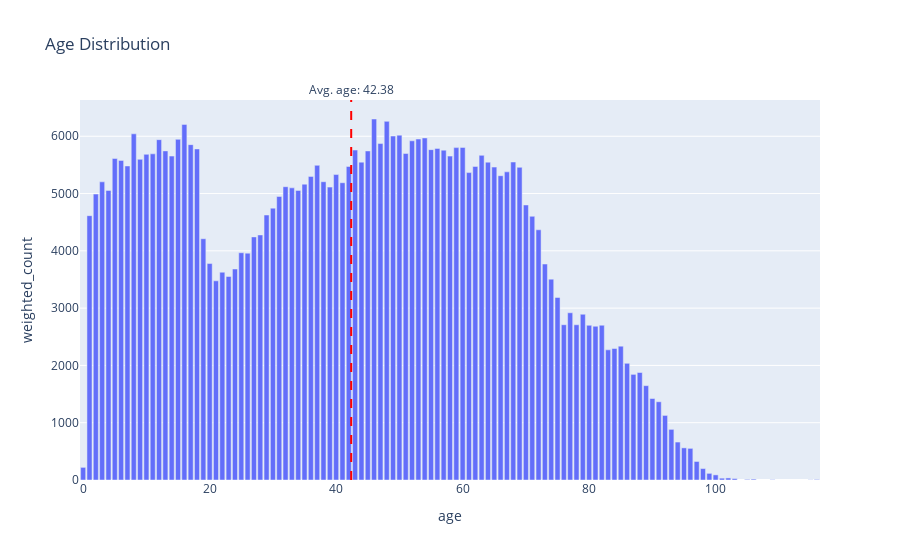

Source (notebook cell):
### Markdown cell above
### Plot the age distribution of the persons living in the department. Indicate the average age of persons living in the territory.

### Code cell
weighted_counts = (
    df_census.groupby("age")["weight"]
    .sum()
    .reset_index()
    .rename(columns={"weight": "weighted_count"})
)

weighted_avg_age = (
    weighted_counts["age"] * weighted_counts["weighted_count"]
).sum() / weighted_counts["weighted_count"].sum()

fig = px.bar(
    weighted_counts,
    x="age",
    y="weighted_count",
    title="Age Distribution",
)
fig.add_vline(
    x=weighted_avg_age,
    line_dash="dash",
    line_color="red",
    annotation_text=f"Avg. age: {weighted_avg_age:.2f}",
    annotation_position="top",
)
fig.show()

print(f"Avg. age: {weighted_avg_age:.2f}")

### Figure 1 — Plotly figure (JSON) as saved in the notebook; plotly's stock layout.template omitted (floating-point values rounded to 4 significant figures)
{"data": [{"alignmentgroup": "True", "hovertemplate": "age=%{x}<br>weighted_count=%{y}<extra></extra>", "legendgroup": "", "marker": {"color": "#636efa", "pattern": {"shape": ""}}, "name": "", "offsetgroup": "", "orientation": "v", "showlegend": false, "textposition": "auto", "type": "bar", "x": [0, 1, 2, 3, 4, 5, 6, 7, 8, 9, 10, 11, 12, 13, 14, 15, 16, 17, 18, 19, 20, 21, 22, 23, 24, 25, 26, 27, 28, 29, 30, 31, 32, 33, 34, 35, 36, 37, 38, 39, 40, 41, 42, 43, 44, 45, 46, 47, 48, 49, 50, 51, 52, 53, 54, 55, 56, 57, 58, 59, 60, 61, 62, 63, 64, 65, 66, 67, 68, 69, 70, 71, 72, 73, 74, 75, 76, 77, 78, 79, 80, 81, 82, 83, 84, 85, 86, 87, 88, 89, 90, 91, 92, 93, 94, 95, 96, 97, 98, 99, 100, 101, 102, 103, 105, 106, 109, 115, 116], "xaxis": "x", "y": [220.4, 4614.0, 4991.0, 5204.0, 5055.0, 5612.0, 5579.0, 5482.0, 6042.0, 5597.0, 5685.0, 5693.0, 5941.0, 5744.0, 5654.0, 5946.0, 6207.0, 5854.0, 5779.0, 4211.0, 3778.0, 3476.0, 3627.0, 3552.0, 3683.0, 3967.0, 3960.0, 4243.0, 4278.0, 4625.0, 4745.0, 4949.0, 5120.0, 5099.0, 5055.0, 5164.0, 5299.0, 5493.0, 5206.0, 5112.0, 5331.0, 5189.0, 5473.0, 5759.0, 5548.0, 5744.0, 6301.0, 5872.0, 6260.0, 6004.0, 6019.0, 5699.0, 5921.0, 5952.0, 5970.0, 5766.0, 5788.0, 5758.0, 5653.0, 5802.0, 5805.0, 5366.0, 5473.0, 5666.0, 5548.0, 5462.0, 5311.0, 5378.0, 5550.0, 5458.0, 4801.0, 4603.0, 4367.0, 3770.0, 3506.0, 3186.0, 2710.0, 2919.0, 2709.0, 2893.0, 2700.0, 2684.0, 2701.0, 2272.0, 2295.0, 2337.0, 2037.0, 1844.0, 1876.0, 1647.0, 1422.0, 1366.0, 1127.0, 883.7, 662.2, 560.9, 552.1, 323.5, 199.3, 116.1, 89.24, 31.78, 35.92, 25.36, 10.0, 15.31, 5.0, 3.006, 8.949], "yaxis": "y"}], "layout": {"annotations": [{"showarrow": false, "text": "Avg. age: 42.38", "x": 42.38, "xanchor": "center", "xref": "x", "y": 1, "yanchor": "bottom", "yref": "y domain"}], "barmode": "relative", "legend": {"tracegroupgap": 0}, "shapes": [{"line": {"color": "red", "dash": "dash"}, "type": "line", "x0": 42.38, "x1": 42.38, "xref": "x", "y0": 0, "y1": 1, "yref": "y domain"}], "title": {"text": "Age Distribution"}, "xaxis": {"anchor": "y", "domain": [0, 1], "title": {"text": "age"}}, "yaxis": {"anchor": "x", "domain": [0, 1], "title": {"text": "weighted_count"}}}}
